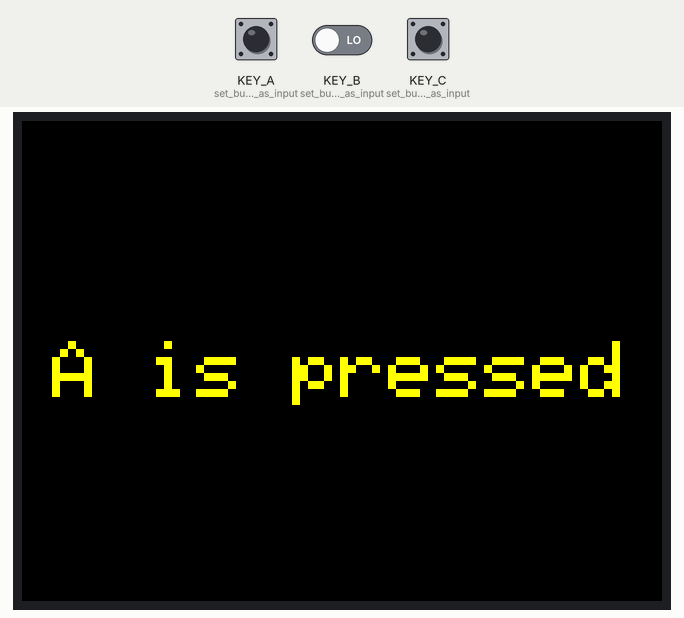
A sketch run on a simulated Seeed Wio Terminal. Parts: 320×240 colour display. The test bench sets the inputs (shaded band); at power-on: KEY_A (set_button_A_pin_as_input) LOW, KEY_B (set_button_B_pin_as_input) LOW, KEY_C (set_button_C_pin_as_input) LOW.

Above: at 0.2 s.
1.4 s: KEY_A (set_button_A_pin_as_input) pulled HIGH for 1.7 s
At 2.4 s:
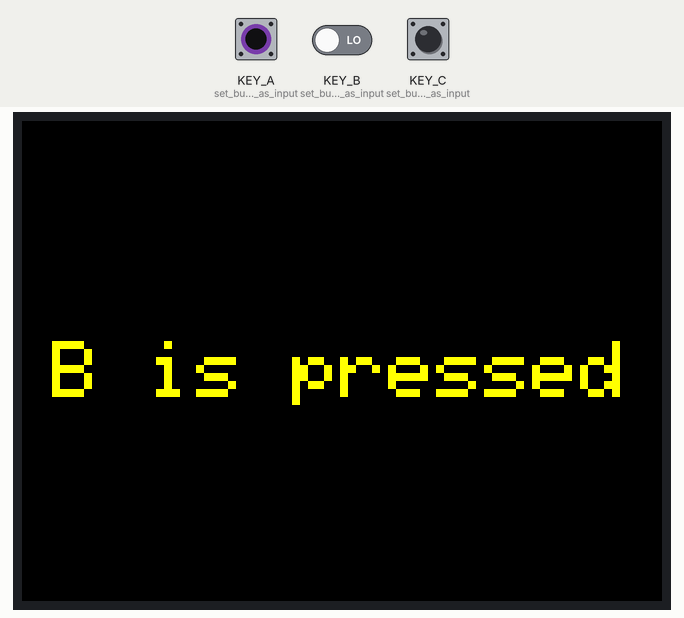
5.6 s: KEY_A (set_button_A_pin_as_input) driven HIGH and KEY_B (set_button_B_pin_as_input) driven HIGH
At 6.7 s:
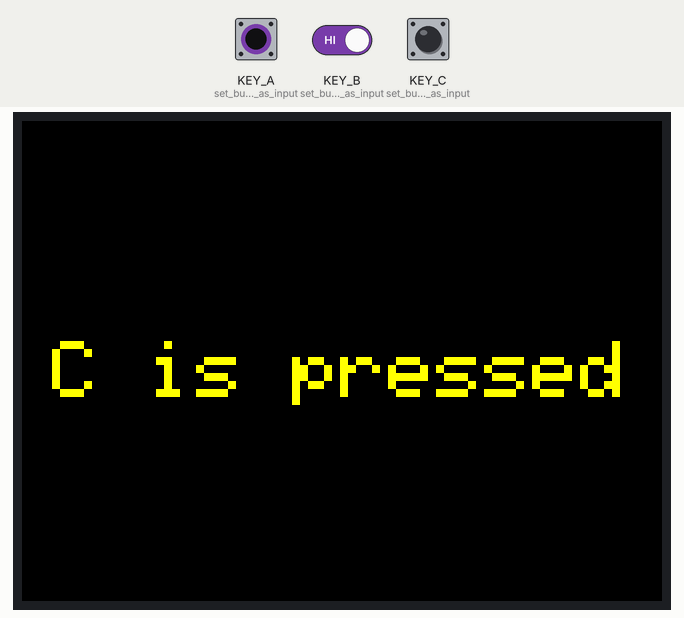
Timing chart, 0 to 8.6 s (numbered marks = the images above; inputs shaded):
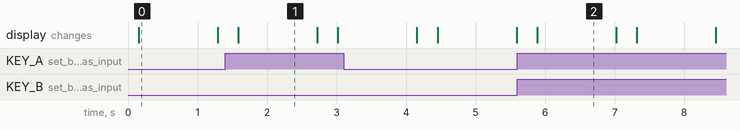

The sketch:

3_buttons_test.ino
```cpp
#include "TFT_eSPI.h" //include TFT LCD

TFT_eSPI tft; //initialize TFT LCD

TFT_eSprite spr = TFT_eSprite(&tft); //initialize buffer

void setup() {
  tft.begin(); //start TFT LCD
  tft.setRotation(3); //set screen rotation
  spr.createSprite(TFT_HEIGHT,TFT_WIDTH); //create buffer
  pinMode(WIO_KEY_A, INPUT); //set button A pin as input
  pinMode(WIO_KEY_B, INPUT); //set button B pin as input
  pinMode(WIO_KEY_C, INPUT); //set button C pin as input
}

void loop() {
  tft.setTextSize(4); //set text size
  tft.setTextColor(TFT_YELLOW); //set text color

  if (digitalRead(WIO_KEY_A) == LOW) { //check whether button A is pressed
   tft.drawString("A is pressed",15,110); //display text string if above condition is met
   delay(1000); //hold text on screen
  }
  else if (digitalRead(WIO_KEY_B) == LOW) {
   tft.drawString("B is pressed",15,110);
   delay(1000);
  }
  else if (digitalRead(WIO_KEY_C) == LOW) {
   tft.drawString("C is pressed",15,110);
   delay(1000);
  }

  spr.pushSprite(0,0); //push to LCD
  delay(200);
}
```

Measured:
- after the input at 1.4 s, the display: changes after 0.19 s (image 1)
- after the input at 5.6 s, the display: changes after 0.29 s (image 2)
- what the display in image 0 shows lasts 1.1 s, from 0.2 s to 1.3 s
